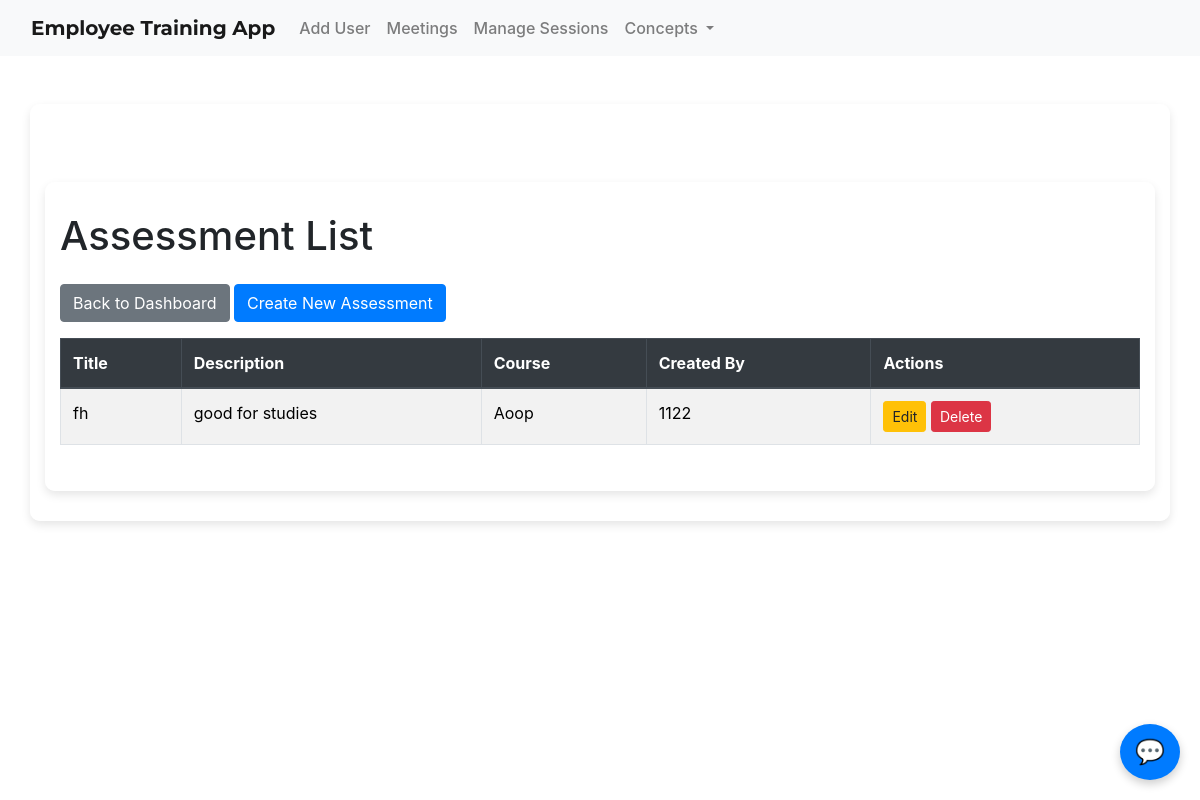
/trainerapp/assessments/, run on the app's committed database.
### adminapp/models.py (models this page shows, shortened)
class Assessment(models.Model):
    title = models.CharField(max_length=200)
    description = models.TextField()
    created_by = models.ForeignKey(User, on_delete=models.CASCADE, default=1)
    course = models.ForeignKey(Course, on_delete=models.CASCADE)

class Course(models.Model):
    title = models.CharField(max_length=255)
    description = models.TextField()
    category = models.ForeignKey(Category, on_delete=models.CASCADE)
    prerequisites = models.TextField(null=True, blank=True)
    start_date = models.DateField()
    end_date = models.DateField(null=True, blank=True)
    is_active = models.BooleanField(default=True)
    created_by = models.ForeignKey(User, on_delete=models.CASCADE)

### trainerapp/views.py (the view)
# urls.py: path('assessments/', views.assessment_list, name='assessment_list'),
def assessment_list(request):
    assessments = Assessment.objects.all()
    return render(request, 'trainerapp/assessment_list.html', {'assessments': assessments})

### template/trainerapp/assessment_list.html (shortened to what this page needs)
{% extends 'Navbar/Trainernavbar.html' %}
{% load static %}
{% block body %}
<head>
    <link href="https://maxcdn.bootstrapcdn.com/bootstrap/4.5.2/css/bootstrap.min.css" rel="stylesheet">
</head>
<body>
<div class="container mt-5">
    <h1 class="mb-4">Assessment List</h1>
    <a href="{% url 'trainerapp:assignment_dashboard' %}" class="btn btn-secondary mb-3">Back to Dashboard</a>
    <a href="{% url 'trainerapp:add_assessment' %}" class="btn btn-primary mb-3">Create New Assessment</a>
    <table class="table table-bordered table-striped">
        <thead class="thead-dark">
            <tr>
                <th>Title</th>
                <th>Description</th>
                <th>Course</th>
                <th>Created By</th>
                <th>Actions</th>
            </tr>
        </thead>
        <tbody>
            {% for assessment in assessments %}
            <tr>
                <td>{{ assessment.title }}</td>
                <td>{{ assessment.description|truncatewords:15 }}</td>
                <td>{{ assessment.course.title }}</td>
                <td>{{ assessment.created_by.username }}</td>
                <td>
                    <a href="{% url 'trainerapp:edit_assessment' assessment.id %}" class="btn btn-warning btn-sm">Edit</a>
                    <a href="{% url 'trainerapp:delete_assessment' assessment.id %}" class="btn btn-danger btn-sm"
                       onclick="return confirm('Are you sure you want to delete this assessment?');">Delete</a>
                </td>
            </tr>
            {% empty %}
            <tr>
                <td colspan="5" class="text-center">No assessments available.</td>
            </tr>
            {% endfor %}
        </tbody>
    </table>
</div>
</body>
{% endblock %}

### template/Navbar/Trainernavbar.html (style rules this page uses)
body { background-color: #f0f8ff; font-family: 'Roboto', Arial, sans-serif; color: #333; text-align: center; }
.container { background-color: rgba(255, 255, 255, 0.95); padding: 30px; border-radius: 10px; box-shadow: 0 4px 10px rgba(0, 0, 0, 0.1); margin-top: 50px; }
.btn-primary { background-color: #007bff; border: none; border-radius: 5px; }

### data on the page
Assessment: title "fh", description "good for studies", course "Aoop", created_by.username "1122"
